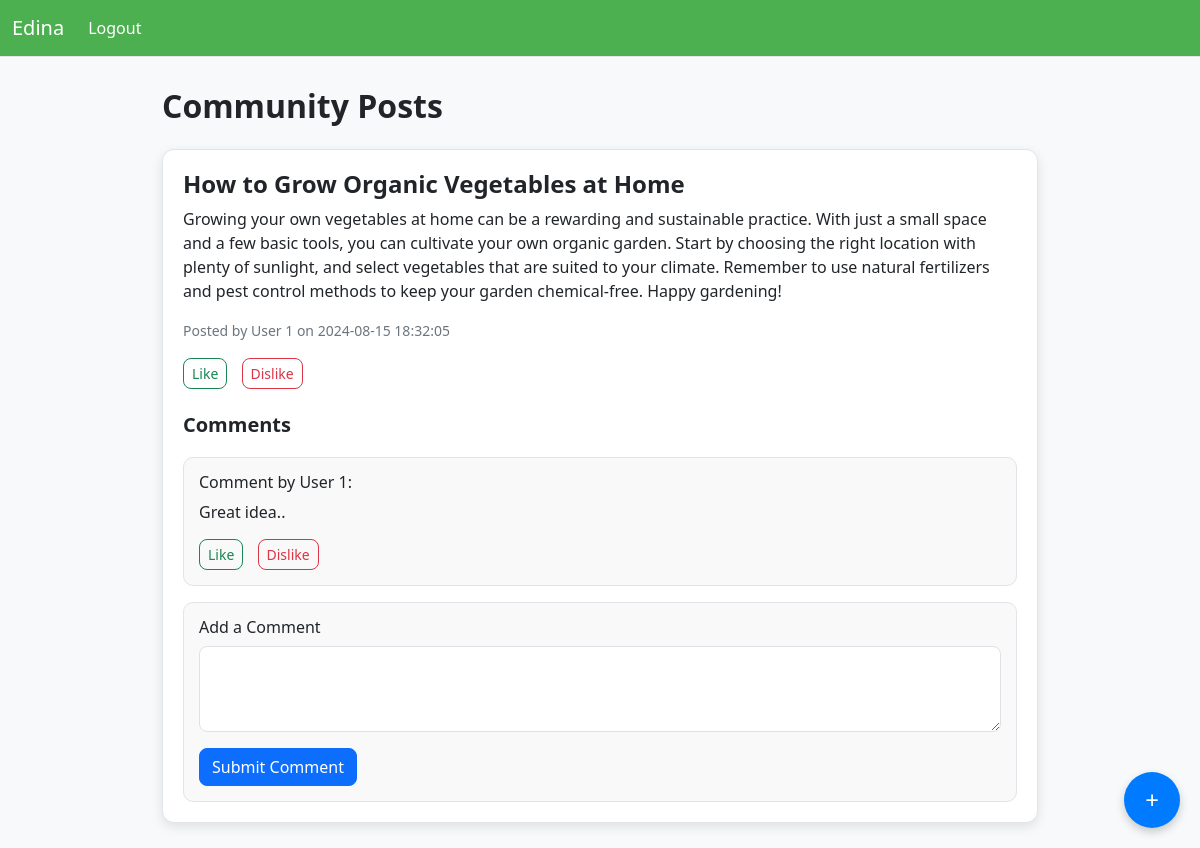
Page /community_posts (signed in) on the committed database.
### application/database.py (models this page shows)
class Post(db.Model):
    __tablename__ = 'posts'
    post_id = db.Column(db.Integer, primary_key=True)
    title = db.Column(db.String(255), nullable=False)
    content = db.Column(db.Text, nullable=False)
    user_id = db.Column(db.Integer, db.ForeignKey('users.user_id'))
    created_at = db.Column(db.DateTime, default=db.func.current_timestamp())
    user = db.relationship('User', back_populates='posts')
    comments = db.relationship('PostCommentLikes', back_populates='post')

class PostCommentLikes(db.Model):
    __tablename__ = 'post_comment_likes'
    comment_id = db.Column(db.Integer, primary_key=True)
    post_id = db.Column(db.Integer, db.ForeignKey('posts.post_id'))
    commenter_id = db.Column(db.Integer, db.ForeignKey('users.user_id'))  # The user who commented
    creator_id = db.Column(db.Integer, db.ForeignKey('users.user_id'))  # The original creator of the post
    comment = db.Column(db.Text, nullable=False)
    total_likes = db.Column(db.Integer, default=0)
    total_dislikes = db.Column(db.Integer, default=0)
    post = db.relationship('Post', back_populates='comments')

### application/routes.py (the view, shortened to what this page needs)
@app.route('/community_posts', methods=['GET', 'POST'])
def community_posts():
    if not is_logged_in():
        return redirect(url_for('login'))  # Redirect to login if not logged in
    posts = Post.query.all()
    return render_template('community_posts.html', posts=posts)

### application/routes.py (called while the page is built)
def is_logged_in():
    return 'user_id' in session

### application/templates/community_posts.html (shortened to what this page needs)
<!DOCTYPE html>
<html lang="en">
<head>
    <link href="https://cdn.jsdelivr.net/npm/bootstrap@5.3.0-alpha1/dist/css/bootstrap.min.css" rel="stylesheet">
</head>
<body>
    <nav class="navbar navbar-expand-lg">
        <div class="container-fluid">
            <a class="navbar-brand" href="{{ url_for('dashboard') }}">Edina</a>
            <div class="collapse navbar-collapse" id="navbarNav">
                <ul class="navbar-nav">
                    <li class="nav-item">
                        <a class="nav-link" href="{{ url_for('login') }}">Logout</a>
                    </li>
                </ul>
            </div>
        </div>
    </nav>
    <div class="container">
        <h1 class="mb-4">Community Posts</h1>
        {% for post in posts %}
        <div class="post-card">
            <h4>{{ post.title }}</h4>
            <p>{{ post.content }}</p>
            <small>Posted by User {{ post.user_id }} on {{ post.created_at }}</small>
            <div class="like-dislike mt-3">
                <button class="btn btn-outline-success btn-sm" onclick="likePost({{ post.post_id }})">Like</button>
                <button class="btn btn-outline-danger btn-sm" onclick="dislikePost({{ post.post_id }})">Dislike</button>
            </div>
            <h5 class="mt-4">Comments</h5>
            <div id="comments-{{ post.post_id }}">
                {% for comment in post.comments %}
                <div class="comment-card">
                    <h6>Comment by User {{ comment.commenter_id }}:</h6>
                    <p>{{ comment.comment }}</p>
                    <div class="like-dislike">
                        <button class="btn btn-outline-success btn-sm" onclick="likeComment({{ comment.comment_id }})">Like</button>
                        <button class="btn btn-outline-danger btn-sm" onclick="dislikeComment({{ comment.comment_id }})">Dislike</button>
                    </div>
                </div>
                {% endfor %}
            </div>
            <div class="comment-card mt-3">
                <h6>Add a Comment</h6>
                <form action="{{ url_for('comment') }}" method="POST">
                    <div class="mb-3">
                        <textarea class="form-control" name="comment" rows="3" required></textarea>
                    </div>
                    <button type="submit" class="btn btn-primary">Submit Comment</button>
                </form>
            </div>
        </div>
        {% endfor %}
    </div>
    <div class="fab" data-bs-toggle="modal" data-bs-target="#postModal">+</div>
</body>
</html>

### application/templates/community_posts.html (style rules this page uses)
body { font-family: 'Segoe UI', Tahoma, Geneva, Verdana, sans-serif; background-color: #f8f9fa; margin: 0; padding: 0; }
.navbar { background-color: #4CAF50; border-bottom: 1px solid #e1e4e8; }
.navbar-brand, .nav-link { color: #fff !important; }
.container { margin-top: 30px; max-width: 900px; }
h1 { font-size: 2rem; font-weight: 600; margin-bottom: 20px; }
.post-card { background-color: #fff; border-radius: 12px; padding: 20px; box-shadow: 0 4px 12px rgba(0, 0, 0, 0.1); margin-bottom: 25px; border: 1px solid #e1e4e8; }
.post-card h4 { margin-top: 0; font-size: 1.5rem; font-weight: 600; }
.post-card p { margin-bottom: 15px; }
.post-card small { color: #6c757d; }
.like-dislike { margin-top: 15px; }
.like-dislike button { margin-right: 10px; }
.comment-card { background-color: #f9f9f9; border-radius: 10px; padding: 15px; margin-top: 20px; border: 1px solid #e1e4e8; }
.comment-card h6 { font-size: 1rem; font-weight: 500; margin-top: 0; }
.comment-card p { margin-bottom: 10px; }
.fab { position: fixed; bottom: 20px; right: 20px; background-color: #007bff; color: #fff; border-radius: 50%; width: 56px; height: 56px; display: flex; align-items: center; justify-content: center; font-size: 24px; box-shadow: 0 4px 10px rgba(0, 0, 0, 0.2); cursor: pointer; transition: background-color 0.3s ease; }
.btn-primary, .btn-outline-success, .btn-outline-danger { border-radius: 8px; }
.form-control { border-radius: 8px; }
h5, h6 { font-weight: 600; }

### rows in the picture
Post: title "How to Grow Organic Vegetables at Home", content "Growing your own vegetables at home can be a rewarding and sustainable practice. With just a small space and a few basic tools, you can cultivate your own organic garden. Start by choosing the right location with plenty of sunlight, and select vegetables that are suited to your climate. Remember to use natural fertilizers and pest control methods to keep your garden chemical-free. Happy gardening!", user_id "1", created_at "2024-08-15 18:32:05"
PostCommentLikes: commenter_id "1", comment "Great idea.."
